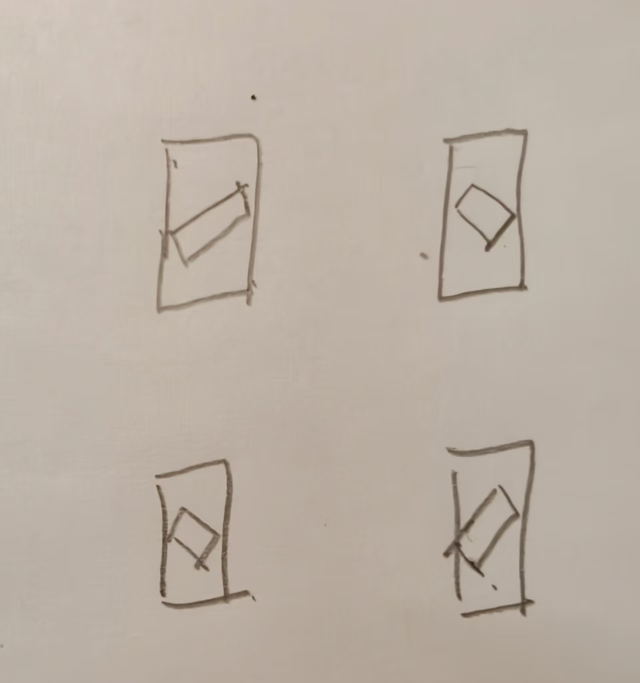
#> input picture 车轮布局.jpg, 1280 x 1366 px (shown at 1/2 size)
$ python _crop_wheels.py
#> lines starting #> are read from the running program, lines starting #| are printed output that depends on the picture
from PIL import Image
from pathlib import Path
p=Path('车轮布局.jpg')
im=Image.open(p)
#> im is the input picture: PIL image 1280x1366 RGB; mean R, G, B 187.7, 176.6, 165.2
w,h=im.size
#> w = 1280; h = 1366
boxes={'A_tl':(0,0,w//2,h//2),'B_tr':(w//2,0,w,h//2),'C_bl':(0,h//2,w//2,h),'D_br':(w//2,h//2,w,h)}
out=Path('_wheel_crops'); out.mkdir(exist_ok=True)
for name,box in boxes.items():
    crop=im.crop(box)
    crop=crop.resize((crop.width*2,crop.height*2))
    crop.save(out/f'{name}.png')
#> this loop made 4 passes
#> pass 1, `crop=im.crop(box)`:
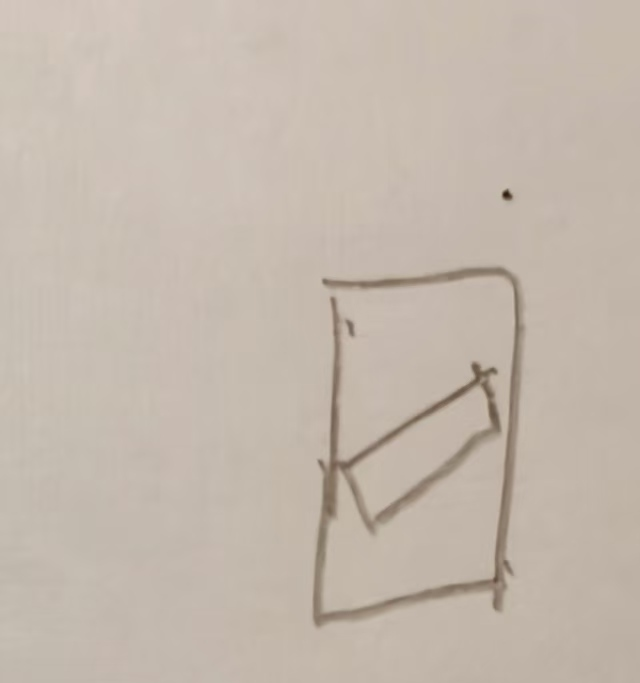
#> crop: PIL image 640x683 RGB; mean R, G, B 195.8, 184.2, 172.9
#> pass 2, `crop=im.crop(box)`:
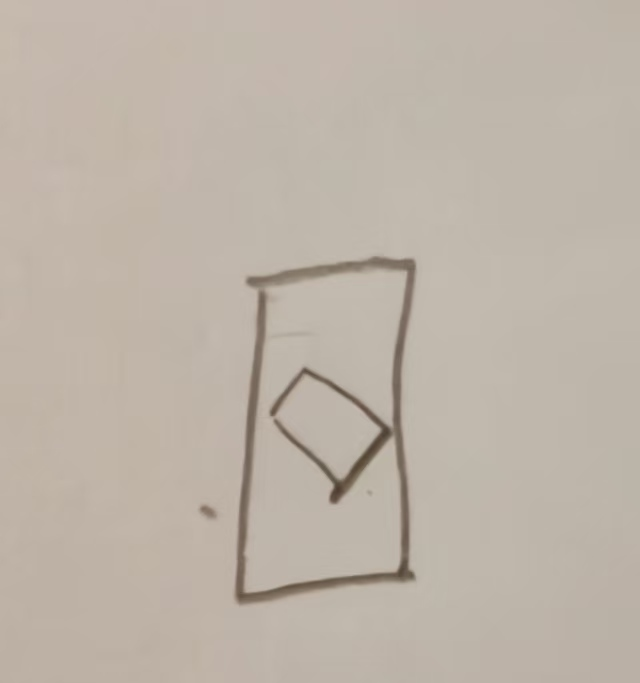
#> crop: PIL image 640x683 RGB; mean R, G, B 189.6, 179.7, 168.4
#> after the loop:
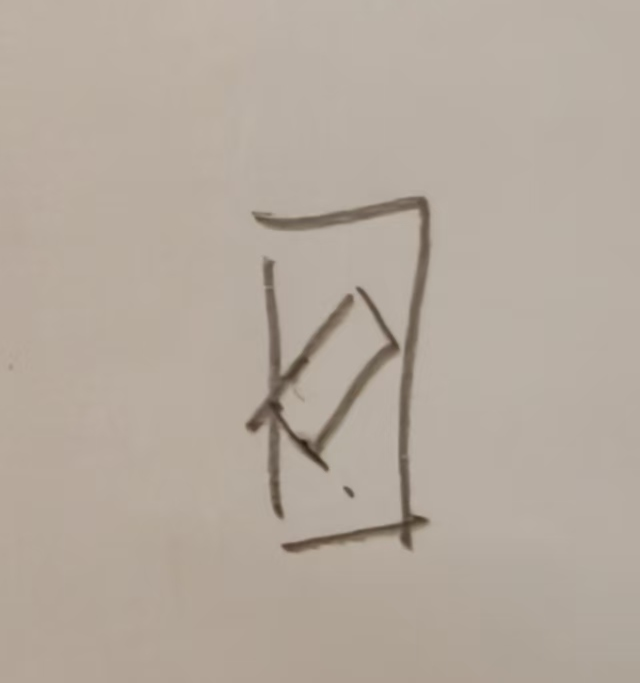
#> crop: PIL image 1280x1366 RGB (shown at 1/2 size); mean R, G, B 180.5, 169.2, 157.8
print(im.size)
#| (1280, 1366)
